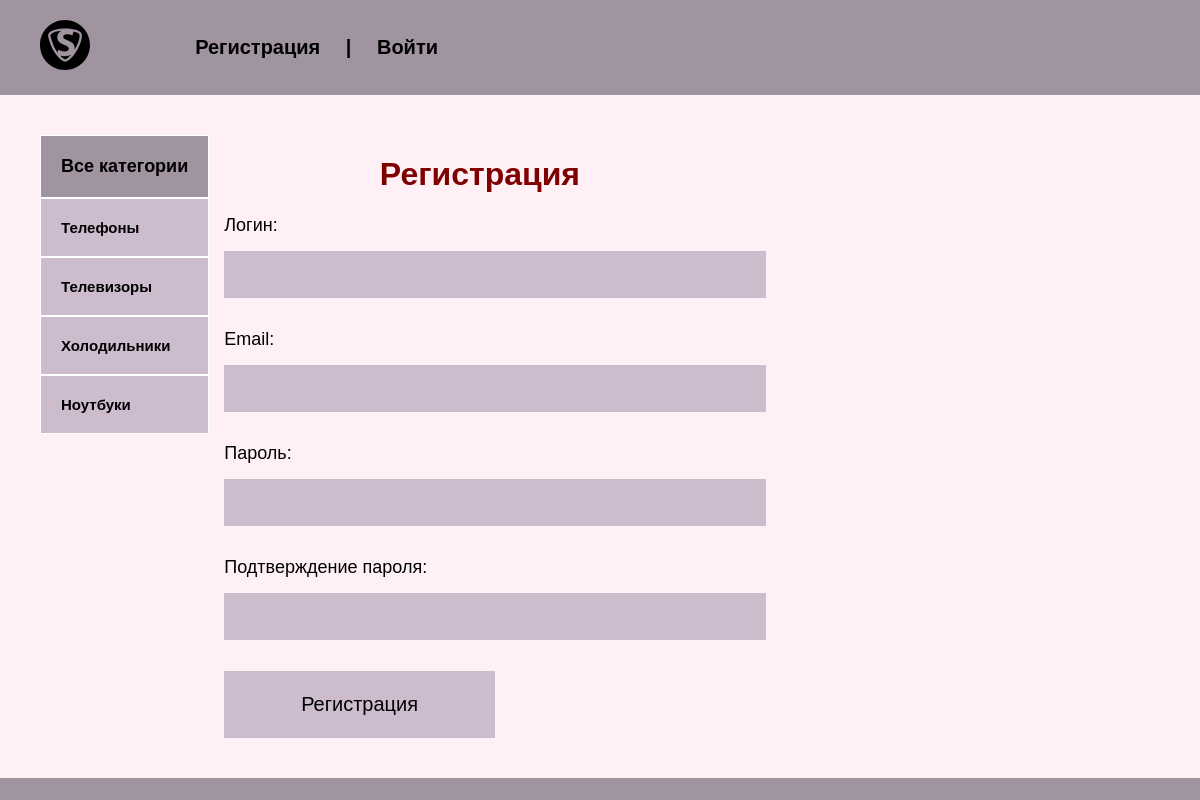
Screenshot of /register/ with the database file from the repository.
### shop/models.py (models this page shows, shortened)
class Category(models.Model):
    name = models.CharField(max_length=100, verbose_name='Название')
    slug = models.SlugField(max_length=100, unique=True, verbose_name='Ссылка')
    def get_absolute_url(self):
        return reverse('category', kwargs={'cat_slug': self.slug})
    class Meta:
        verbose_name = 'Категория'
        verbose_name_plural = 'Категории'

### shop/views.py (the view, shortened to what this page needs)
# urls.py: path('register/', RegisterUser.as_view(), name='register'),
class RegisterUser(DataMixin, CreateView):
    form_class = RegisterUserForm
    template_name = 'shop/register.html'
    success_url = reverse_lazy('login')
    def get_context_data(self, **kwargs):
        context = super().get_context_data(**kwargs)
        c_def = self.get_user_context(title='Регистрация')
        return dict(list(context.items()) + list(c_def.items()))

### shop/forms.py
class RegisterUserForm(UserCreationForm):
    username = forms.CharField(label='Логин', widget=forms.TextInput(attrs={'class': 'form-input'}))
    email = forms.EmailField(widget=forms.EmailInput(attrs={'class': 'form-input'}))
    password1 = forms.CharField(label='Пароль',
                                widget=forms.PasswordInput(attrs={'class': 'form-input'}))
    password2 = forms.CharField(label='Подтверждение пароля',
                                widget=forms.PasswordInput(attrs={'class': 'form-input'}))
    class Meta:
        model = User
        fields = ('username', 'email', 'password1', 'password2')

### shop/templatetags/shop_tags.py (called while the page is built)
@register.inclusion_tag('shop/list_categories.html')
def show_categories(sort=None, cat_selected=0):
    if not sort:
        cats = Category.objects.all()
    else:
        cats = Category.objects.order_by(sort)
    context = {'cats': cats, 'cat_selected': cat_selected}
    return context

### shop/utils.py (called while the page is built)
    def get_user_context(self, **kwargs):
        context = kwargs
        cats = Category.objects.annotate(Count('shop'))
        user_menu = menu.copy()
        if not self.request.user.is_authenticated:
            user_menu.pop(0)
        context['menu'] = user_menu
        context['cats'] = cats
        if 'cat_selected' not in context:
            context['cat_selected'] = 0
        return context

### shop/templates/shop/register.html (shortened to what this page needs)
{% extends 'shop/base.html' %}
{% block content %}
<h1>{{ title }}</h1>
<form method="post">
    {{ form.as_p }}
    <button>Регистрация</button>
</form>
{% endblock %}

### shop/templates/shop/list_categories.html
{% for c in cats %}
    {% if c.pk == cat_selected %}
        <li class="selected">{{ c.name }}</li>
    {% else %}
        <li><a href="{{ c.get_absolute_url }}"> {{ c.name }}</a></li>
    {% endif %}
{% endfor %}

### shop/static/css/style.css (style rules this page uses)
body { margin: 0; padding: 0; background: #a194a1; font-family: Verdana, Geneva, Tahoma, sans-serif; }
a { color: #000000; text-decoration: none; padding: 20px; }
.sidebar a { padding: 20px; display: block; border: 1px solid #FFF; background: #cdbccd; font-weight: bold; font-size: 15px; }
.main h1 { color: #800000; text-align: center; }
.form-input { width: 100%; margin: 15px; padding: 10px; box-sizing: border-box; }
button { background: #cdbccd; border: 2px solid #cdbccd; width: 50%; padding: 20px; font-size: 20px; margin-left: 55px; cursor: pointer; }
input { background: #cdbccd; border: 2px solid #cdbccd; width: 20%; padding: 20px; font-size: 20px; cursor: pointer; }
form label { margin-left: 15px; font-size: 18px; }
form button { margin-left: 15px; }
input, textarea { width: 100%; margin-top: 6px; margin-left: 15px; padding: 6px; box-sizing: border-box; background: #cdbccd; }
label { margin-left: 15px; font-size: 20px; }

### rows the page displays
Category: name "Телефоны"
Category: name "Телевизоры"
Category: name "Холодильники"
Category: name "Ноутбуки"

### other values shown
{{ title }} "Регистрация"
